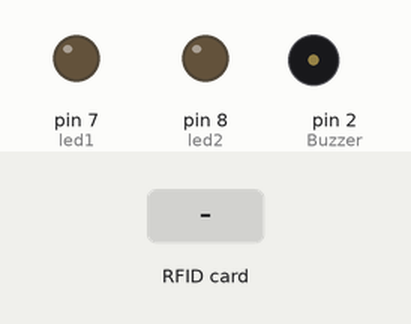
Recording of a sketch running on a simulated Arduino Uno, built with avr-gcc and run on an emulated ATmega328P. Parts: output pins drawn as LEDs (lit = HIGH), buzzer (waves = sounding). The inputs (shaded band) are chosen by the test bench. Pins used as bus, display or sensor lines are not drawn; what the sketch prints to the serial monitor is not drawn.

Above: at 1.2 s.
1.3 s: RFID card 89 45 FE 17 held to the reader
At 3.15 s:
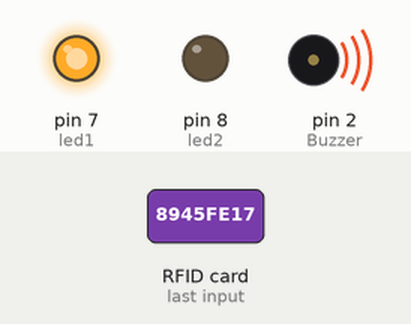
4.3 s: RFID card 5E 7A 19 C4 held to the reader
At 6.16 s:
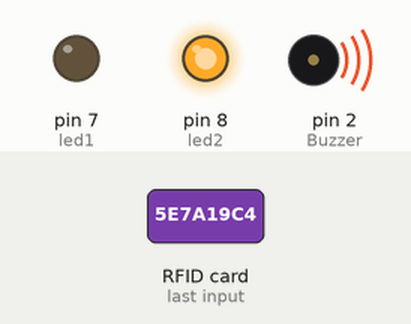
Timing chart, 0 to 7.8 s (numbered marks = the images above; inputs shaded):
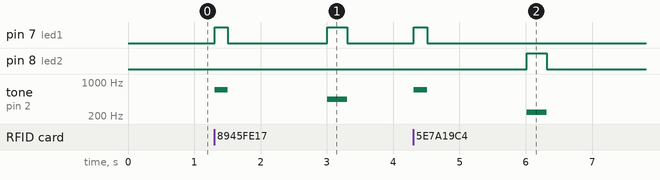

Measured:
- after the input at 1.3 s, pin 7 (led1): LOW → HIGH at once, → LOW 0.20 s later, → HIGH 1.5 s later, → LOW 0.30 s later; tone on pin 2 (Buzzer): silent → 700 Hz at once, → silent 0.20 s later, → 440 Hz 1.5 s later, → silent 0.30 s later
- after the input at 4.3 s, pin 7 (led1): LOW → HIGH at once, → LOW 0.20 s later; pin 8 (led2): LOW → HIGH after 1.7 s, → LOW 0.30 s later; tone on pin 2 (Buzzer): silent → 700 Hz at once, → silent 0.20 s later, → 240 Hz 1.5 s later, → silent 0.30 s later

The sketch:

RFID_reader.ino
```cpp
#include <SPI.h>
#include <MFRC522.h>

#define SS_PIN 10
#define RST_PIN 9
#define Buzzer 2
#define led1 7
#define led2 8

MFRC522 rfid(SS_PIN, RST_PIN);

void setup() {
  Serial.begin(9600);
  Serial.println("Please Input Card..");
  SPI.begin();
  rfid.PCD_Init();
  pinMode(Buzzer, OUTPUT);
  pinMode(led1, OUTPUT);
  pinMode(led2, OUTPUT);
}

void loop() {
  if(! rfid.PICC_IsNewCardPresent() || ! rfid.PICC_ReadCardSerial()) return;

  Serial.print("NUID tag is :");
  digitalWrite(led1, HIGH);
  tone(Buzzer, 700);
  delay(200);
  digitalWrite(led1, LOW);
  noTone(Buzzer);
  String ID = "";

  for (byte i = 0; i < rfid.uid.size; i++) {
    Serial.print(rfid.uid.uidByte[i] < 0x10 ? " 0" : " ");
    Serial.print(rfid.uid.uidByte[i], HEX);
    ID.concat(String(rfid.uid.uidByte[i] < 0x10 ? " 0" : " "));
    ID.concat(String(rfid.uid.uidByte[i], HEX));
    delay(300);
  }

  Serial.println();
  ID.toUpperCase();

  if(ID.substring(1) == "89 45 FE 17") {
    delay(300);
    digitalWrite(led1, HIGH);
    tone(Buzzer, 440);
    Serial.println("Benar.");
    delay(300);
    digitalWrite(led1, LOW);
    noTone(Buzzer);
    delay(300);
  } else {
    delay(300);
    digitalWrite(led2, HIGH);
    tone(Buzzer, 240);
    Serial.println("Salah!");
    delay(300);
    digitalWrite(led2, LOW);
    noTone(Buzzer);
    delay(300);
  }
}
```
